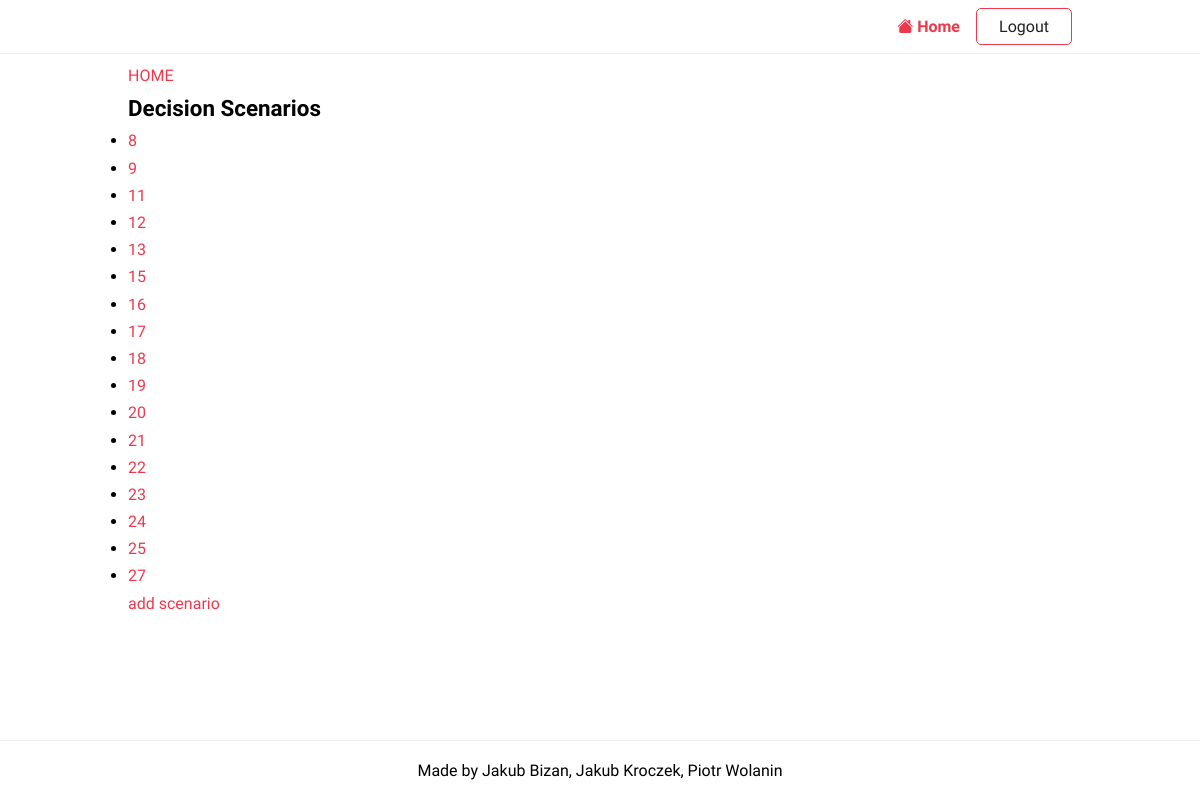
Before: /scenarios/ (signed in) with the older database file.
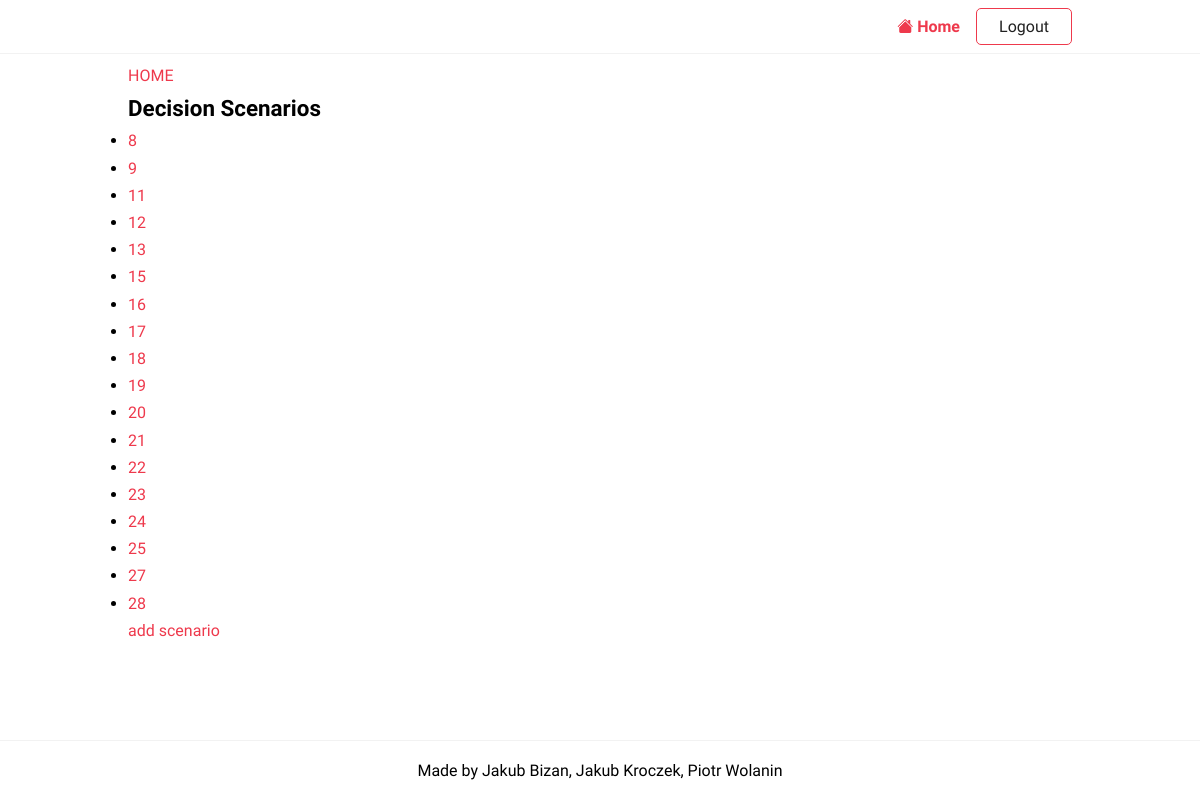
After: the same page with the newer database file.
### projekt/models/decisionScenarios.py (models this page shows)
class DecisionScenarios(m.Model):
    modelID = m.ForeignKey(Models, on_delete=m.CASCADE, null=True, blank=True)
    dataID = m.IntegerField(unique=True, null=True, blank=True)
    weightID = m.IntegerField(unique=True, null=True, blank=True)
    userID = m.ForeignKey(User, on_delete=m.CASCADE)
    submited = m.BooleanField(default=False)
    completed = m.BooleanField(default=False)
    url = m.CharField(max_length=100, null=True, blank=True)
    password = m.CharField(max_length=128, null=True, blank=True)

### projekt/views/facilitator/scenario.py (the view)
# urls.py: path('scenarios/', ScenarioView.as_view(), name='scenarios'),
class ScenarioView(LoginRequiredMixin,  ListView):
    template_name = "scenario/scenario.html"
    permission_required = "projekt.view_decisionscenarios"
    context_object_name = "scenarios"
    def get_queryset(self):
        queryset = DecisionScenarios.objects.filter(userID=self.request.user.pk)
        return queryset

### templates/scenario/scenario.html
{%extends 'base.html' %}
{%block content%}
<a href={% url 'index'%}>HOME</a>
  <h2>Decision Scenarios</h2>
    <ul>
        {% for scenario in scenarios %}
            <li><a href={% url 'scenario-detail' scenario.pk %}>{{ scenario.pk }}&nbsp;{{ scenario.get_absolute_url }}</a></li>
        {% endfor %}
    </ul>
    <a href={% url 'add_scenario' %}>add scenario</a>
{%endblock content%}

Changed rows visible on the page:
added DecisionScenarios: pk "28"
